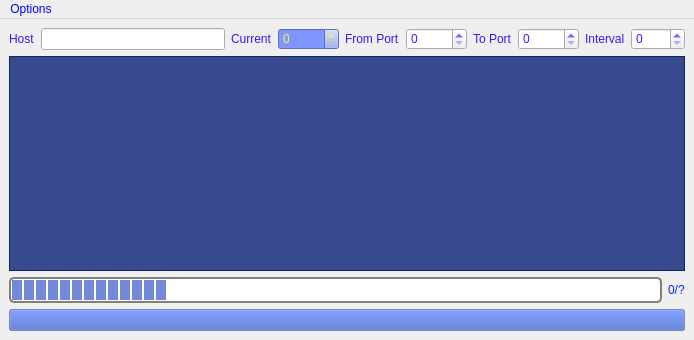
<?xml version="1.0" encoding="UTF-8"?>
<ui version="4.0">
 <class>MainWindow</class>
 <widget class="QMainWindow" name="MainWindow">
  <property name="windowModality">
   <enum>Qt::WindowModal</enum>
  </property>
  <property name="geometry">
   <rect>
    <x>0</x>
    <y>0</y>
    <width>694</width>
    <height>340</height>
   </rect>
  </property>
  <property name="focusPolicy">
   <enum>Qt::ClickFocus</enum>
  </property>
  <property name="windowTitle">
   <string>MainWindow</string>
  </property>
  <property name="styleSheet">
   <string notr="true">QProgressBar {
    border: 2px solid grey;
    border-radius: 5px;
}

QProgressBar::chunk {
    background-color: #05B8CC;
    width: 20px;
}</string>
  </property>
  <widget class="QWidget" name="centralwidget">
   <layout class="QVBoxLayout" name="verticalLayout">
    <item>
     <layout class="QHBoxLayout" name="horizontalLayout">
      <item>
       <widget class="QLabel" name="label">
        <property name="styleSheet">
         <string notr="true">color: rgb(51, 26, 255);</string>
        </property>
        <property name="text">
         <string>Host</string>
        </property>
       </widget>
      </item>
      <item>
       <widget class="QLineEdit" name="lineHost">
        <property name="styleSheet">
         <string notr="true">color: rgb(51, 26, 255);</string>
        </property>
       </widget>
      </item>
      <item>
       <widget class="QLabel" name="label_5">
        <property name="styleSheet">
         <string>color: rgb(51, 26, 255);</string>
        </property>
        <property name="text">
         <string>Current</string>
        </property>
       </widget>
      </item>
      <item>
       <widget class="QSpinBox" name="spinCurrent">
        <property name="styleSheet">
         <string notr="true">color: rgb(255, 254, 39);
background-color: rgba(126, 147, 255, 242);</string>
        </property>
        <property name="maximum">
         <number>99999</number>
        </property>
       </widget>
      </item>
      <item>
       <widget class="QLabel" name="label_2">
        <property name="styleSheet">
         <string notr="true">color: rgb(51, 26, 255);</string>
        </property>
        <property name="text">
         <string>From Port</string>
        </property>
       </widget>
      </item>
      <item>
       <widget class="QSpinBox" name="spinPortFrom">
        <property name="styleSheet">
         <string notr="true">color: rgb(51, 26, 255);</string>
        </property>
        <property name="maximum">
         <number>99999</number>
        </property>
       </widget>
      </item>
      <item>
       <widget class="QLabel" name="label_3">
        <property name="styleSheet">
         <string notr="true">color: rgb(51, 26, 255);</string>
        </property>
        <property name="text">
         <string>To Port</string>
        </property>
       </widget>
      </item>
      <item>
       <widget class="QSpinBox" name="spinPortTo">
        <property name="styleSheet">
         <string notr="true">color: rgb(51, 26, 255);</string>
        </property>
        <property name="maximum">
         <number>99999</number>
        </property>
       </widget>
      </item>
      <item>
       <widget class="QLabel" name="label_4">
        <property name="styleSheet">
         <string notr="true">color: rgb(51, 26, 255);</string>
        </property>
        <property name="text">
         <string>Interval</string>
        </property>
       </widget>
      </item>
      <item>
       <widget class="QSpinBox" name="spinInterval">
        <property name="styleSheet">
         <string notr="true">color: rgb(51, 26, 255);</string>
        </property>
        <property name="maximum">
         <number>5000</number>
        </property>
       </widget>
      </item>
     </layout>
    </item>
    <item>
     <widget class="QPlainTextEdit" name="plainLog">
      <property name="styleSheet">
       <string notr="true">color: rgb(94, 255, 44);
background-color: rgba(11, 36, 118, 207);</string>
      </property>
     </widget>
    </item>
    <item>
     <layout class="QHBoxLayout" name="horizontalLayout_2">
      <item>
       <widget class="QProgressBar" name="progressBar">
        <property name="styleSheet">
         <string notr="true">QProgressBar::chunk {
    background-color: #7289DA;
    width: 10px;
    margin: 0.5px;
}</string>
        </property>
        <property name="value">
         <number>24</number>
        </property>
        <property name="textVisible">
         <bool>false</bool>
        </property>
        <property name="textDirection">
         <enum>QProgressBar::BottomToTop</enum>
        </property>
       </widget>
      </item>
      <item>
       <widget class="QLabel" name="labelProgress">
        <property name="styleSheet">
         <string notr="true">color: rgb(0, 40, 255);</string>
        </property>
        <property name="text">
         <string>0/?</string>
        </property>
       </widget>
      </item>
     </layout>
    </item>
    <item>
     <widget class="QPushButton" name="pushButton">
      <property name="styleSheet">
       <string notr="true">background-color: rgba(62, 94, 196, 120);</string>
      </property>
      <property name="text">
       <string/>
      </property>
      <property name="icon">
       <iconset resource="sourceFiles.qrc">
        <normaloff>:/sources/files/1490957.png</normaloff>:/sources/files/1490957.png</iconset>
      </property>
     </widget>
    </item>
   </layout>
  </widget>
  <widget class="QMenuBar" name="menubar">
   <property name="geometry">
    <rect>
     <x>0</x>
     <y>0</y>
     <width>694</width>
     <height>22</height>
    </rect>
   </property>
   <property name="styleSheet">
    <string notr="true">color: rgb(0, 2, 255);</string>
   </property>
   <widget class="QMenu" name="menuOptions">
    <property name="focusPolicy">
     <enum>Qt::ClickFocus</enum>
    </property>
    <property name="styleSheet">
     <string notr="true">color: rgb(20, 55, 255);</string>
    </property>
    <property name="title">
     <string>Options</string>
    </property>
    <addaction name="actionScann"/>
    <addaction name="actionStop_Scan"/>
   </widget>
   <addaction name="menuOptions"/>
  </widget>
  <action name="actionScann">
   <property name="icon">
    <iconset resource="sourceFiles.qrc">
     <normaloff>:/sources/files/1490957.png</normaloff>:/sources/files/1490957.png</iconset>
   </property>
   <property name="text">
    <string>Scan Host</string>
   </property>
  </action>
  <action name="actionStop_Scan">
   <property name="icon">
    <iconset resource="sourceFiles.qrc">
     <normaloff>:/sources/files/stop.ico</normaloff>:/sources/files/stop.ico</iconset>
   </property>
   <property name="text">
    <string>Stop Scan</string>
   </property>
  </action>
 </widget>
 <resources>
  <include location="sourceFiles.qrc"/>
 </resources>
 <connections/>
</ui>
